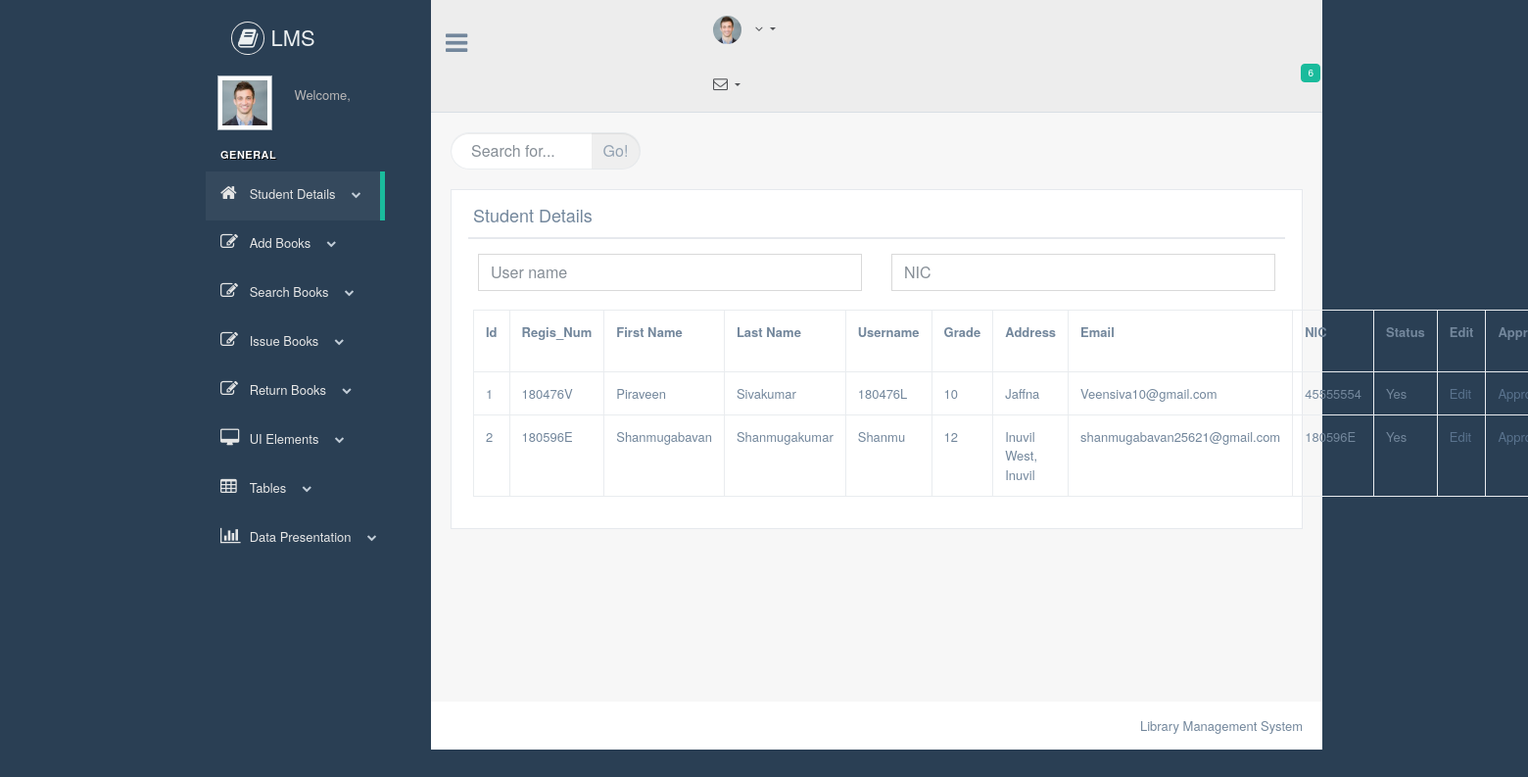
/Librarian/display_student_info.php, run on the app's committed database.
### tables this page shows
CREATE TABLE `student_info` (
  `id` int(5) NOT NULL,
  `regis_num` varchar(50) NOT NULL,
  `firstname` varchar(50) NOT NULL,
  `lastname` varchar(50) NOT NULL,
  `username` varchar(50) NOT NULL,
  `grade` varchar(6) NOT NULL,
  `Address` varchar(255) NOT NULL,
  `email` varchar(500) NOT NULL,
  `nic` varchar(20) NOT NULL,
  `password` varchar(500) NOT NULL,
  `status` varchar(10) NOT NULL
);

### Librarian/show_student_details.php (the view, shortened to what this page needs)
<?php
include ("connection.php");
?>
<?php
$sql="SELECT * FROM `student_info`";
$array=mysqli_query($connection,$sql);
?>
<table class="table table-bordered" id="myTable">
    <tr>
        <th>Id</th>
        <th>Regis_Num</th>
        <th>First Name</th>
        <th>Last Name</th>
        <th>Username</th>
        <th>Grade</th>
        <th>Address</th>
        <th>Email</th>
        <th>NIC</th>
        <th>Status</th>
        <th>Edit</th>
        <th>Approve</th>
    </tr>
    <tr>
    <?php while ($m=mysqli_fetch_array($array)):?>
        <td><?php echo $m['id'] ?></td>
        <td><?php echo $m['regis_num']?></td>
        <td><?php echo $m['firstname'] ?></td>
        <td><?php echo $m['lastname'] ?></td>
        <td id="username"><?php echo $m['username'] ?></td>
        <td><?php echo $m['grade'] ?></td>
        <td><?php echo $m['Address']?></td>
        <td><?php echo $m['email'] ?></td>
        <td id="nic"><?php echo $m['nic'] ?></td>
        <td><?php echo $m['status'] ?></td>
        <td><a href="Edit_Student.php?id=<?php echo $m['id']?>">Edit</a></td>
        <td><a href="approve.php?id=<?php echo $m['id']; ?>">Approve</a></td>
    </tr>
    <?php endwhile; ?>
</table>

### data on the page
student_info: id "1", regis_num "180476V", firstname "Piraveen", lastname "Sivakumar", username "180476L", grade "10", Address "Jaffna", email "Veensiva10@gmail.com", nic "45555554", status "Yes"
student_info: id "2", regis_num "180596E", firstname "Shanmugabavan", lastname "Shanmugakumar", username "Shanmu", grade "12", Address "Inuvil West, Inuvil", email "shanmugabavan25621@gmail.com", nic "180596E", status "Yes"
